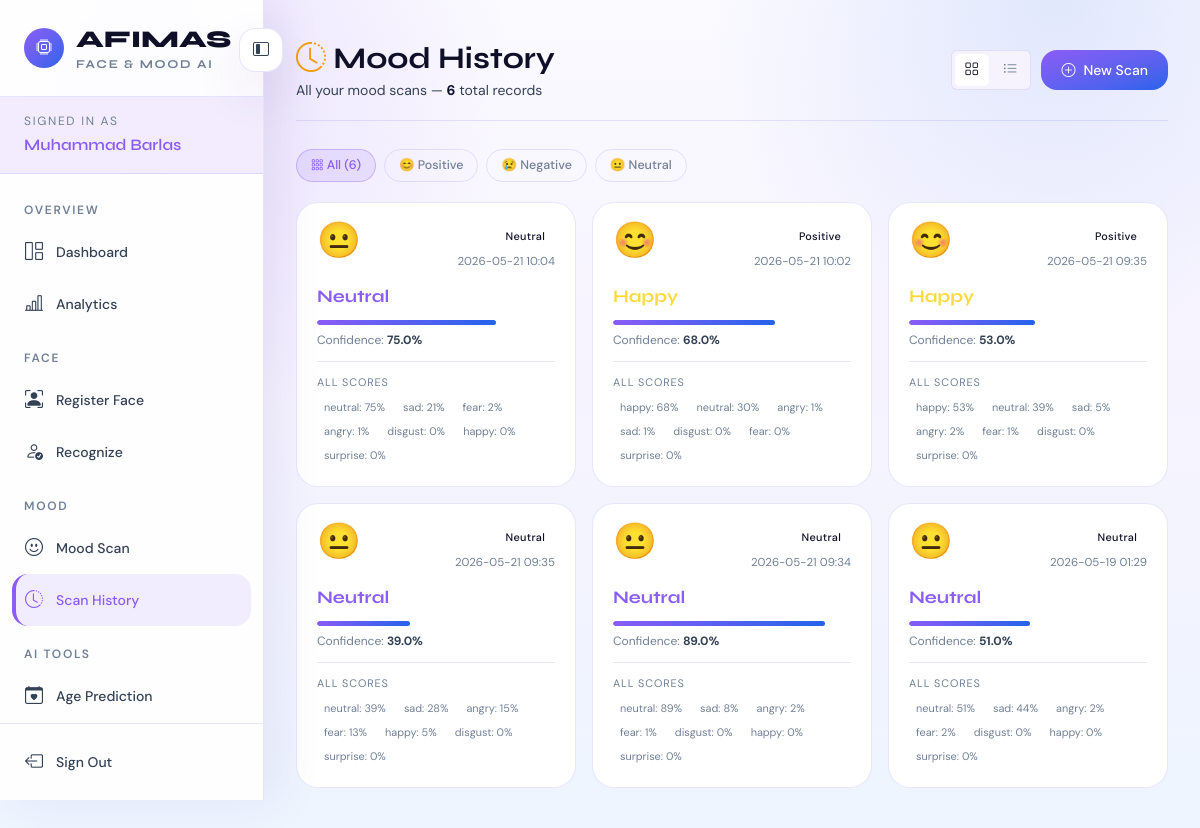
The app's page /mood/history (signed in), older data.
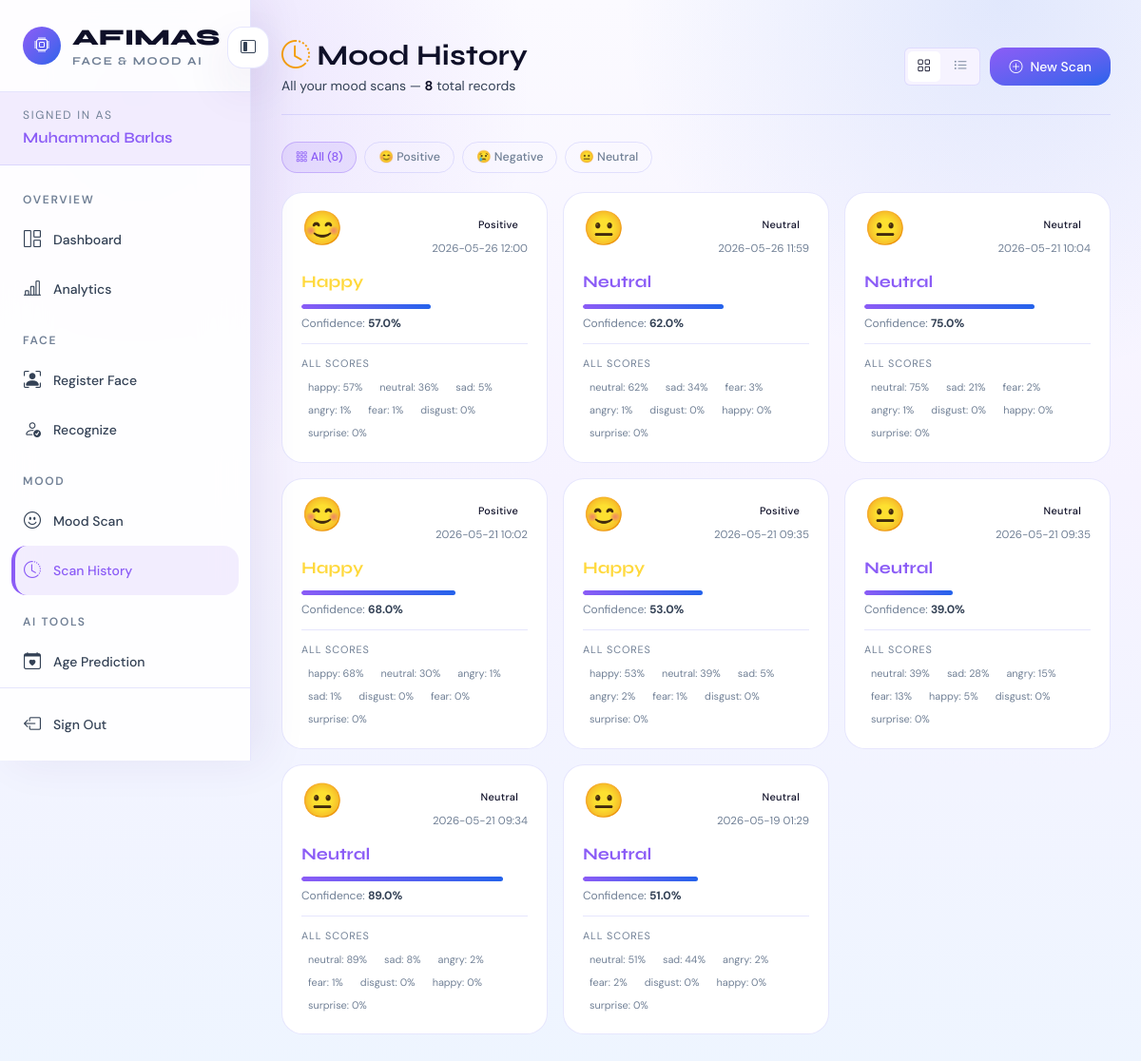
The same page, newer data.
### tables this page shows
CREATE TABLE users (
            id          INTEGER PRIMARY KEY AUTOINCREMENT,
            name        TEXT    NOT NULL,
            email       TEXT    NOT NULL UNIQUE,
            password_hash TEXT  NOT NULL,
            age         INTEGER,
            created_at  TIMESTAMP DEFAULT CURRENT_TIMESTAMP
        );

CREATE TABLE mood_logs (
            id               INTEGER PRIMARY KEY AUTOINCREMENT,
            user_id          INTEGER NOT NULL,
            dominant_emotion TEXT    NOT NULL,
            confidence       REAL    NOT NULL,
            mood_category    TEXT,
            all_scores_json  TEXT,
            image_path       TEXT,
            created_at       TIMESTAMP DEFAULT CURRENT_TIMESTAMP,
            FOREIGN KEY (user_id) REFERENCES users(id)
        );

### routes/mood_routes.py (the view)
@bp.route("/history", methods=["GET"])
@login_required
def history():
    user_id  = session["user_id"]
    user     = get_current_user()
    mood_logs = get_mood_logs_by_user(user_id)
    return render_template(
        "mood/moodhistory.html",
        user      = user,
        mood_logs = mood_logs
    )

### database.py (called while the page is built)
def get_db_connection():
    conn = sqlite3.connect(Config.DATABASE_PATH)
    conn.row_factory = sqlite3.Row  # Access columns by name
    return conn

### repositories/mood_repo.py (called while the page is built)
def get_mood_logs_by_user(user_id):
    conn = get_db_connection()
    rows = conn.execute(
        """
        SELECT id, user_id, dominant_emotion, confidence,
               mood_category, all_scores_json, image_path, created_at
        FROM mood_logs
        WHERE user_id = ?
        ORDER BY created_at DESC
        """,
        (user_id,)
    ).fetchall()
    conn.close()
    logs = []
    for row in rows:
        log = dict(row)
        if log["all_scores_json"]:
            log["all_scores"] = json.loads(log["all_scores_json"])
        else:
            log["all_scores"] = {}
        logs.append(log)
    return logs

### repositories/user_repo.py (called while the page is built)
def get_user_by_id(user_id):
    conn = get_db_connection()
    user = conn.execute(
        "SELECT * FROM users WHERE id = ?",
        (user_id,)
    ).fetchone()
    conn.close()
    return user

### services/auth_service.py (called while the page is built)
def get_current_user():
    user_id = session.get("user_id")  # Get ID stored during login
    if not user_id:
        return None
    return get_user_by_id(user_id)

def is_logged_in():
    return "user_id" in session

def login_required(f):
    @wraps(f)  # Preserves the original function name (important for Flask)
    def decorated_function(*args, **kwargs):
        if not is_logged_in():
            flash("Please log in to access this page.", "warning")
            return redirect(url_for("auth.login"))  # auth = Blueprint name
        return f(*args, **kwargs)
    return decorated_function

### templates/mood/moodhistory.html (shortened to what this page needs)
{% extends "base.html" %}
{% block content %}
<div class="page-header">
    <div style="display:flex; align-items:center; justify-content:space-between; flex-wrap:wrap; gap:12px;">
        <div>
            <div class="page-title">
                <i class="bi bi-clock-history" style="color:var(--accent-warn);"></i> Mood History
            </div>
            <div class="page-subtitle">
                All your mood scans —
                <strong style="color:var(--text-primary);">{{ mood_logs | length }}</strong>
                total records
            </div>
        </div>
        <div style="display:flex; gap:10px; align-items:center; flex-wrap:wrap;">
            <div class="view-toggle" id="viewToggle">
                <button class="view-btn active" id="btnGrid"
                        onclick="setView('grid')" title="Grid view">
                    <i class="bi bi-grid"></i>
                </button>
                <button class="view-btn" id="btnList"
                        onclick="setView('list')" title="List view">
                    <i class="bi bi-list-ul"></i>
                </button>
            </div>
            <a href="{{ url_for('mood.scan') }}" class="btn-af-primary">
                <i class="bi bi-plus-circle"></i> New Scan
            </a>
        </div>
    </div>
</div>
{% if mood_logs %}
    <div class="filter-bar">
        <button class="filter-btn active" onclick="filterLogs('all', this)">
            <i class="bi bi-grid-3x3-gap"></i> All ({{ mood_logs | length }})
        </button>
        <button class="filter-btn" onclick="filterLogs('positive', this)">
            😊 Positive
        </button>
        <button class="filter-btn" onclick="filterLogs('negative', this)">
            😢 Negative
        </button>
        <button class="filter-btn" onclick="filterLogs('neutral', this)">
            😐 Neutral
        </button>
    </div>
    <div class="history-grid" id="gridView">
        {% for log in mood_logs %}
        {% set cat = (log.mood_category or 'neutral') | lower %}
        {% set emotion_emojis = {
            'happy': '😊', 'sad': '😢', 'angry': '😠',
            'neutral': '😐', 'fear': '😨', 'surprise': '😲', 'disgust': '🤢'
        } %}
        <div class="history-card {{ cat }}" data-category="{{ cat }}">
            <div class="history-card-top">
                <div>
                    <div class="history-emoji">
                        {{ emotion_emojis.get(log.dominant_emotion, '😐') }}
                    </div>
                </div>
                <div style="text-align:right;">
                    <span class="badge-af badge-af
                        {% if cat == 'positive' %}badge-positive
                        {% elif cat == 'negative' %}badge-negative
                        {% else %}badge-neutral{% endif %}"
                        style="font-size:0.68rem;">
                        {{ log.mood_category or 'Neutral' }}
                    </span>
                    <div class="history-date" style="margin-top:6px;">
                        {{ log.created_at[:16] if log.created_at else '—' }}
                    </div>
                </div>
            </div>
            <div class="history-emotion emo-{{ log.dominant_emotion }}">
                {{ log.dominant_emotion }}
            </div>
            <div class="mini-conf-track">
                <div class="mini-conf-fill"
                     style="width: {{ '%.0f' | format(log.confidence * 100) }}%;"></div>
            </div>
            <div style="font-size:0.75rem; color:var(--text-muted);">
                Confidence: <strong style="color:var(--text-secondary);">
                    {{ '%.1f' | format(log.confidence * 100) }}%
                </strong>
            </div>
            {% if log.all_scores %}
            <div style="margin-top:12px; padding-top:12px; border-top:1px solid var(--border);">
                <div style="font-size:0.68rem; color:var(--text-muted); text-transform:uppercase;
                            letter-spacing:0.08em; margin-bottom:6px;">All Scores</div>
                <div style="display:flex; flex-wrap:wrap; gap:4px;">
                    {% for emo, score in log.all_scores.items() | sort(attribute='1', reverse=True) %}
                    <span style="font-size:0.68rem; padding:2px 7px; border-radius:100px;
                                 background:rgba(255,255,255,0.04); color:var(--text-muted);">
                        {{ emo }}: {{ '%.0f'|format(score*100) }}%
                    </span>
                    {% endfor %}
                </div>
            </div>
            {% endif %}
        </div>
        {% endfor %}
    </div>
{% endif %}
{% endblock %}

### templates/base.html (shortened to what this page needs)
<!DOCTYPE html>
<html lang="en">
<head>
    <link href="https://cdn.jsdelivr.net/npm/bootstrap-icons@1.11.0/font/bootstrap-icons.css" rel="stylesheet"/>
    <link rel="stylesheet" href="{{ url_for('static', filename='css/tailwind.css') }}"/>
</head>
<body class="overflow-x-hidden">
{% macro nav_item(endpoint, icon, label) %}
    <a href="{{ url_for(endpoint) }}"
       class="flex items-center gap-3 rounded-2xl px-3 py-3 text-sm font-medium no-underline transition {% if request.endpoint == endpoint %}border-l-4 border-af-accent bg-af-accent/10 pl-2 text-af-accent{% else %}text-af-secondary hover:bg-af-accent/10 hover:text-af-accent{% endif %}">
        <i class="bi {{ icon }} w-5 shrink-0 text-center text-lg"></i>
        <span data-collapse-hide>{{ label }}</span>
    </a>
{% endmacro %}
{% if session.get('user_id') and not hide_sidebar | default(false) %}
    <aside id="sidebar"
           class="fixed left-0 top-0 z-[100] flex h-screen w-[264px] -translate-x-full flex-col overflow-visible border-r border-af-border bg-white/90 shadow-[14px_0_44px_rgba(64,44,128,0.08)] backdrop-blur-xl transition-all duration-300 md:translate-x-0">
        <button type="button"
                class="absolute -right-5 top-7 z-20 hidden h-11 w-11 shrink-0 items-center justify-center rounded-2xl border border-af-border bg-white text-af-secondary shadow-af-card transition hover:border-af-border-accent hover:bg-af-accent/10 hover:text-af-accent md:inline-flex"
                onclick="toggleSidebarCollapse()"
                title="Collapse sidebar"
                aria-label="Collapse sidebar">
            <i id="collapseIcon" class="bi bi-layout-sidebar-inset transition"></i>
        </button>
        <div data-sidebar-header class="flex items-center gap-3 border-b border-af-border px-6 py-6 transition-all duration-300">
            <a data-brand-link href="{{ url_for('dashboard.index') }}" class="flex min-w-0 flex-1 items-center gap-3 font-display text-2xl font-extrabold text-af-text no-underline transition-all duration-300">
                <span class="grid h-10 w-10 shrink-0 place-items-center rounded-lg bg-gradient-to-br from-af-accent to-af-accent-2 text-base text-white">
                    <i class="bi bi-cpu"></i>
                </span>
                <span data-collapse-hide class="min-w-0 truncate">
                    AFIMAS
                    <span class="block text-xs font-bold uppercase tracking-[0.14em] text-af-muted">Face & Mood AI</span>
                </span>
            </a>
        </div>
        <div data-collapse-hide class="border-b border-af-border bg-af-accent/10 px-6 py-4">
            <div class="text-xs uppercase tracking-[0.14em] text-af-muted">Signed in as</div>
            <div class="mt-1 truncate font-display text-base font-semibold text-af-accent">{{ session.get('user_name', 'User') }}</div>
        </div>
        <nav class="flex-1 overflow-y-auto px-3 py-4">
            <div data-collapse-hide class="px-3 pb-2 pt-3 text-xs font-semibold uppercase tracking-[0.14em] text-af-muted">Overview</div>
            {{ nav_item('dashboard.index', 'bi-grid-1x2', 'Dashboard') }}
            {{ nav_item('dashboard.analytics', 'bi-bar-chart-line', 'Analytics') }}
            <div data-collapse-hide class="px-3 pb-2 pt-5 text-xs font-semibold uppercase tracking-[0.14em] text-af-muted">Face</div>
            {{ nav_item('face.register_face', 'bi-person-bounding-box', 'Register Face') }}
            {{ nav_item('face.recognize', 'bi-person-check', 'Recognize') }}
            <div data-collapse-hide class="px-3 pb-2 pt-5 text-xs font-semibold uppercase tracking-[0.14em] text-af-muted">Mood</div>
            {{ nav_item('mood.scan', 'bi-emoji-smile', 'Mood Scan') }}
            {{ nav_item('mood.history', 'bi-clock-history', 'Scan History') }}
            <div data-collapse-hide class="px-3 pb-2 pt-5 text-xs font-semibold uppercase tracking-[0.14em] text-af-muted">AI Tools</div>
            {{ nav_item('age.predict', 'bi-calendar-heart', 'Age Prediction') }}
            <div data-collapse-hide class="px-3 pb-2 pt-5 text-xs font-semibold uppercase tracking-[0.14em] text-af-muted">Advanced Modules</div>
        </nav>
        <div class="border-t border-af-border p-3">
            <a href="{{ url_for('auth.logout') }}" class="flex items-center gap-3 rounded-2xl px-3 py-3 text-sm font-medium text-af-secondary no-underline transition hover:bg-red-500/10 hover:text-red-500">
                <i class="bi bi-box-arrow-left w-5 shrink-0 text-center text-lg"></i>
                <span data-collapse-hide>Sign Out</span>
            </a>
        </div>
    </aside>
    <main id="mainContent" class="min-h-screen min-w-0 overflow-x-clip px-4 py-16 transition-all duration-300 md:ml-[264px] md:px-8 md:py-10 xl:px-12">
        <div class="mx-auto w-full max-w-[1600px] min-w-0">
            {% block content %}{% endblock %}
        </div>
    </main>
{% else %}
    <div class="flex min-h-screen items-center justify-center p-6">
        {% block guest_content %}{% endblock %}
    </div>
{% endif %}
</body>
</html>

Row changes from the older to the newer data that the page shows:
added mood_logs: get "😊", mood_category "Positive", created_at "2026-05-26 12:00", dominant_emotion "Happy", log.confidence*100 "57.0", emo "happy" "neutral" "sad" "angry" "fear" "disgust" "surprise", score "57" "36" "5" "1" "1" "0" "0"
added mood_logs: get "😐", mood_category "Neutral", created_at "2026-05-26 11:59", dominant_emotion "Neutral", log.confidence*100 "62.0", emo "neutral" "sad" "fear" "angry" "disgust" "happy" "surprise", score "62" "34" "3" "1" "0" "0" "0"
Text that changed along with them:
{{ mood_logs | length }}: "6" → "8"
